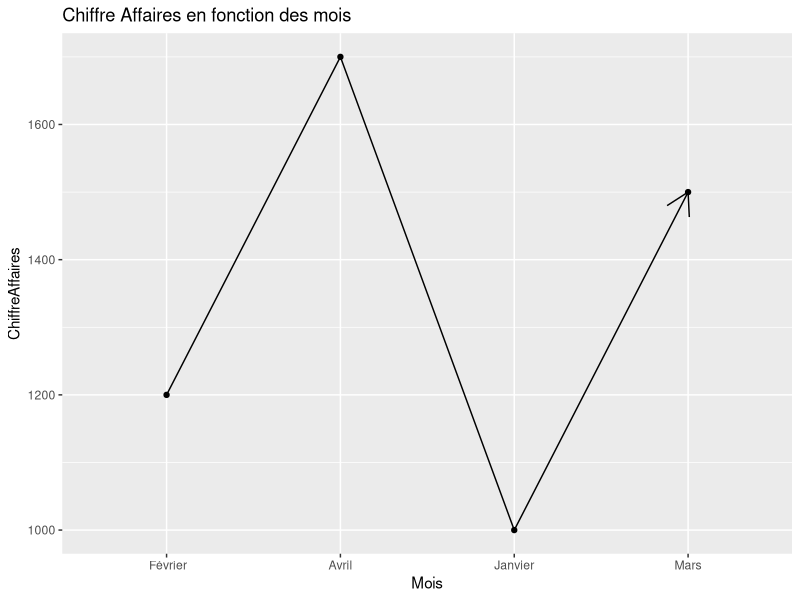

Generate this figure with R:
library("ggplot2")
mois = c("Janvier"," Février", "Mars", "Avril")
chiffreAffaires = c(1000, 1200, 1500, 1700)
ventes = data.frame(Mois = mois, ChiffreAffaires = chiffreAffaires)
ggplot(ventes, aes(x = Mois, y = ChiffreAffaires , group = 1)) +
  geom_line(arrow = arrow()) + geom_point() + ggtitle("Chiffre Affaires en fonction des mois ")